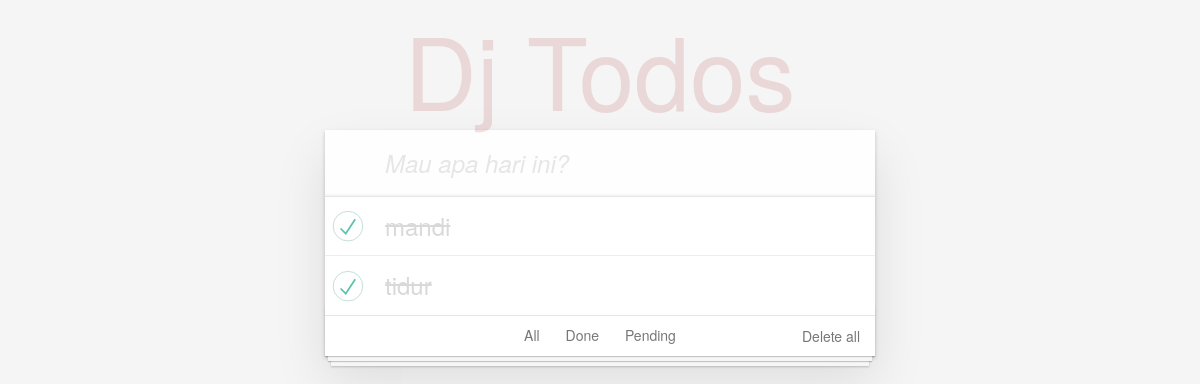
Before: /done/ with the older database file.
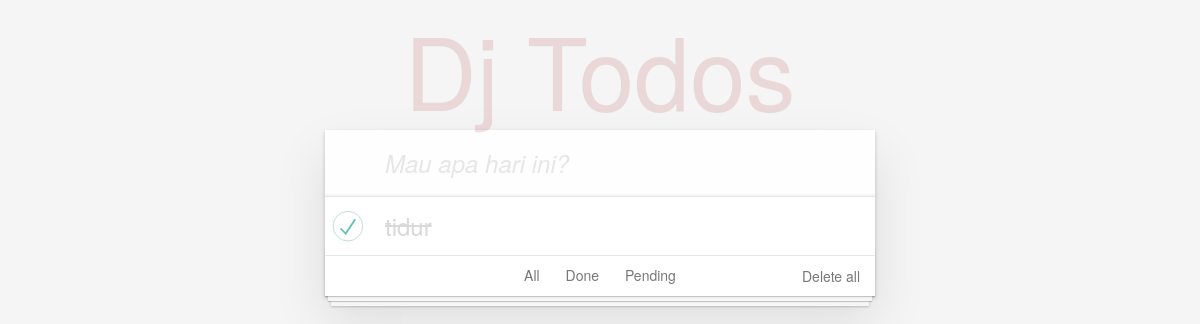
After: the same page with the newer database file.
### todo/models.py (models this page shows, shortened)
class Todo(models.Model):
    title = models.TextField(max_length=200)
    status = models.BooleanField(default=False)

### todo/views.py (the view)
# urls.py: path('done/', views.done, name='done'),
def done(request):
    items = Todo.objects.filter(status=True)
    return render(request, 'todo/index.html', {'items': items})

### todo/templates/todo/index.html (shortened to what this page needs)
<!doctype html>
<html lang="en">
{% load static %}
<head>
    <link rel="stylesheet" href="{% static 'todo/css/index.css' %} ">
</head>
<body>
    <section class="todoapp">
        <header class="header">
            <h1>Dj Todos</h1>
            <form method="POST" action="{% url 'create' %}">
                <input class="new-todo" placeholder="Mau apa hari ini?" name="title" autofocus>
            </form>
        </header>
        <section class="main">
            <ul class="todo-list">
                {% if items %}
                {% for item in items %}
                <li {% if item.status %}class="completed" {% endif %}>
                    <div class="view">
                        <form method="POST" action="{% url 'update' item.id %}">
                            <label>{{ item.title }}</label>
                        </form>
                    </div>
                </li>
                {% endfor %}
                {% endif %}
            </ul>
        </section>
        <footer class="footer">
            <ul class="filters">
                <li>
                    <a {% if request.path == '/todo/' %}class="selected" {% endif %} href="{% url 'index' %}">All</a>
                </li>
                <li>
                    <a {% if request.path == '/todo/done/' %}class="selected" {% endif %} href="{% url 'done' %}">Done</a>
                </li>
                <li>
                    <a {% if request.path == '/todo/pending/' %}class="selected" {% endif %}
                        href="{% url 'pending' %}">Pending</a>
                </li>
            </ul>
            <a href="{% url 'delete_all' %}" class="clear-completed">Delete all</a>
        </footer>
    </section>
</body>
</html>

Changed rows visible on the page:
removed Todo: title "mandi"
